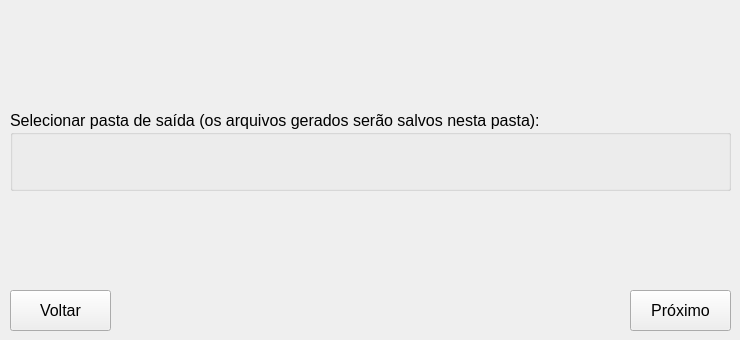
   <widget class="QWidget" name="tab_7">
    <attribute name="title">
     <string>Passo 2</string>
    </attribute>
    <widget class="QGroupBox" name="groupBox_10">
     <property name="geometry">
      <rect>
       <x>10</x>
       <y>110</y>
       <width>721</width>
       <height>81</height>
      </rect>
     </property>
     <property name="font">
      <font>
       <pointsize>12</pointsize>
       <weight>50</weight>
       <italic>false</italic>
       <bold>false</bold>
      </font>
     </property>
     <property name="title">
      <string>Selecionar pasta de saída (os arquivos gerados serão salvos nesta pasta):</string>
     </property>
     <widget class="QgsFileWidget" name="mQgsFileWidget">
      <property name="geometry">
       <rect>
        <x>10</x>
        <y>20</y>
        <width>701</width>
        <height>51</height>
       </rect>
      </property>
      <property name="font">
       <font>
        <family>Arial</family>
        <pointsize>12</pointsize>
       </font>
      </property>
      <property name="storageMode">
       <enum>QgsFileWidget::GetDirectory</enum>
      </property>
     </widget>
    </widget>
    <widget class="QPushButton" name="QPushButton_back_4">
     <property name="enabled">
      <bool>true</bool>
     </property>
     <property name="geometry">
      <rect>
       <x>10</x>
       <y>290</y>
       <width>101</width>
       <height>41</height>
      </rect>
     </property>
     <property name="font">
      <font>
       <pointsize>12</pointsize>
      </font>
     </property>
     <property name="text">
      <string>Voltar</string>
     </property>
     <property name="icon">
      <iconset>
       <normaloff>../medias/icons8-back-button-50.png</normaloff>../medias/icons8-back-button-50.png</iconset>
     </property>
    </widget>
    <widget class="QPushButton" name="QPushButton_next_4">
     <property name="enabled">
      <bool>true</bool>
     </property>
     <property name="geometry">
      <rect>
       <x>630</x>
       <y>290</y>
       <width>101</width>
       <height>41</height>
      </rect>
     </property>
     <property name="font">
      <font>
       <pointsize>12</pointsize>
      </font>
     </property>
     <property name="text">
      <string>Próximo</string>
     </property>
     <property name="icon">
      <iconset>
       <normaloff>../medias/icons8-forward-button-50.png</normaloff>../medias/icons8-forward-button-50.png</iconset>
     </property>
    </widget>
   </widget>
